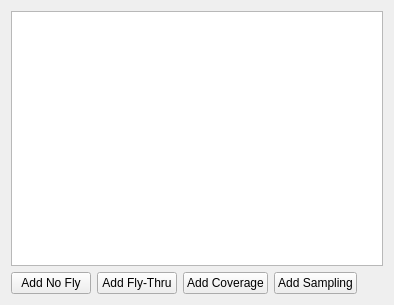
<?xml version="1.0" encoding="UTF-8"?>
<ui version="4.0">
 <class>FlightTaskAreaObjectEditWidget</class>
 <widget class="QWidget" name="FlightTaskAreaObjectEditWidget">
  <property name="geometry">
   <rect>
    <x>0</x>
    <y>0</y>
    <width>394</width>
    <height>305</height>
   </rect>
  </property>
  <property name="windowTitle">
   <string>Edit Tasks</string>
  </property>
  <layout class="QVBoxLayout" name="verticalLayout">
   <item>
    <widget class="QListView" name="taskListView">
     <property name="editTriggers">
      <set>QAbstractItemView::NoEditTriggers</set>
     </property>
    </widget>
   </item>
   <item>
    <layout class="QHBoxLayout" name="horizontalLayout">
     <item>
      <widget class="QPushButton" name="addNoFlyButton">
       <property name="text">
        <string>Add No Fly</string>
       </property>
      </widget>
     </item>
     <item>
      <widget class="QPushButton" name="AddFlyThruButton">
       <property name="text">
        <string>Add Fly-Thru</string>
       </property>
      </widget>
     </item>
     <item>
      <widget class="QPushButton" name="coverageButton">
       <property name="text">
        <string>Add Coverage</string>
       </property>
      </widget>
     </item>
     <item>
      <widget class="QPushButton" name="addSamplingButton">
       <property name="text">
        <string>Add Sampling</string>
       </property>
      </widget>
     </item>
     <item>
      <spacer name="horizontalSpacer">
       <property name="orientation">
        <enum>Qt::Horizontal</enum>
       </property>
       <property name="sizeHint" stdset="0">
        <size>
         <width>40</width>
         <height>20</height>
        </size>
       </property>
      </spacer>
     </item>
    </layout>
   </item>
  </layout>
 </widget>
 <resources/>
 <connections/>
</ui>
